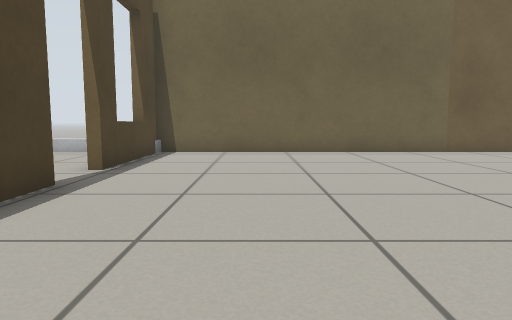
View 1 (above)

17 first-person views from a walk through a world built for the Gazebo simulator. The camera is 0.5 m above the floor, tilts 6° down and sees 70° across. The floor is counted in squares, 0.5 m on a side. Each view is taken from the middle of a square. On the plan, view 1 faces up. The plan holds only what a view shows up to about 13 squares ahead; the rest is blank. The place goes on beyond the plan. Gazebo's built-in surfaces are drawn with simple patterns.

View 2
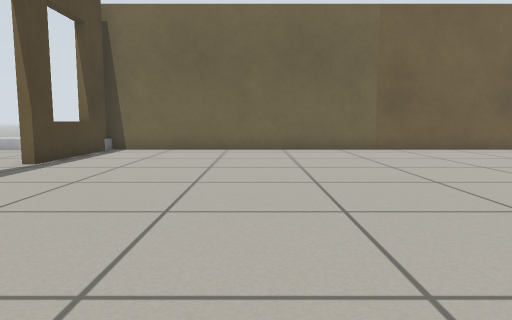

View 3
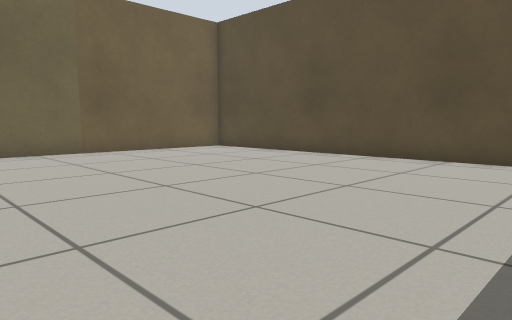

View 4
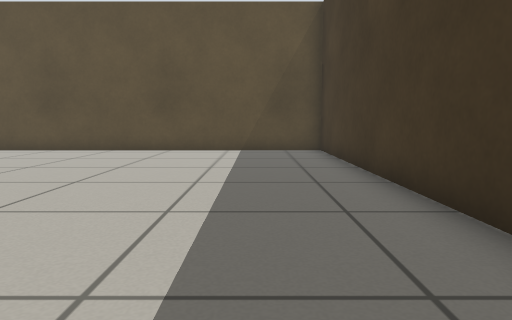

View 5
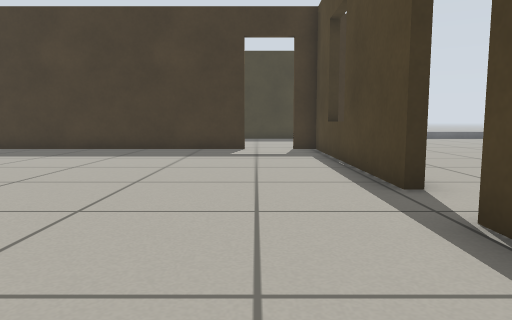

View 6
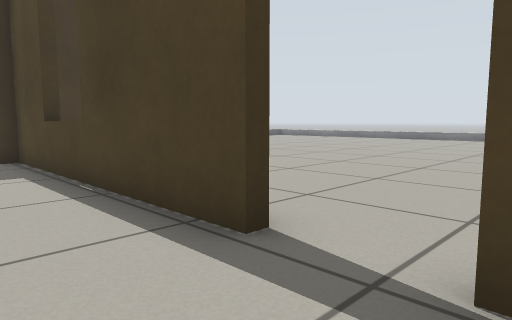

View 7
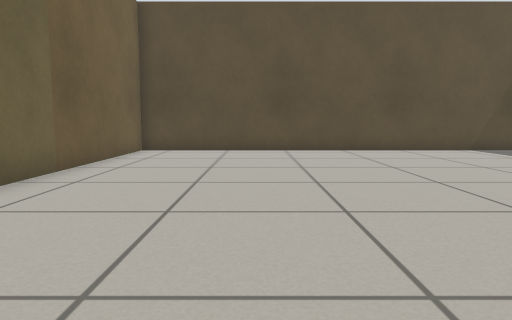

View 8
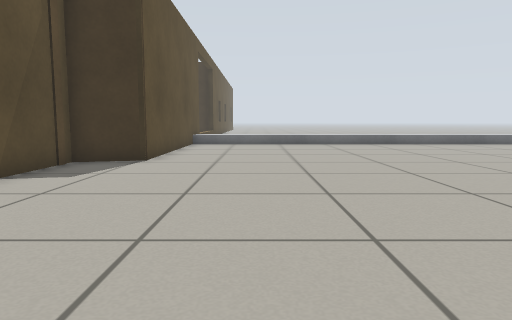

View 9
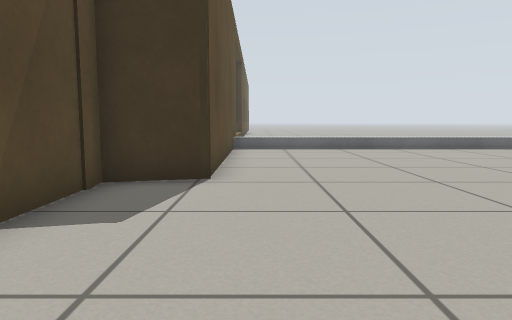

View 10
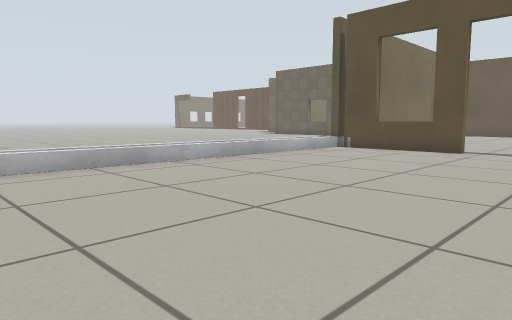

View 11
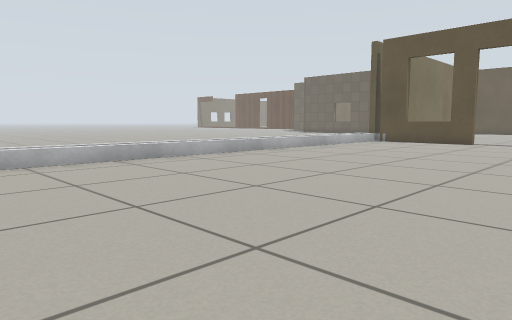

View 12
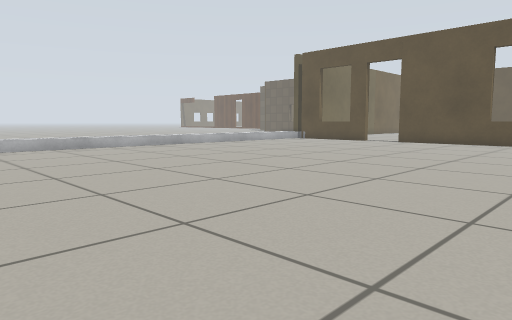

View 13
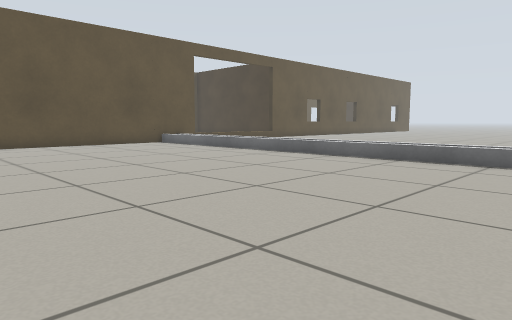

View 14
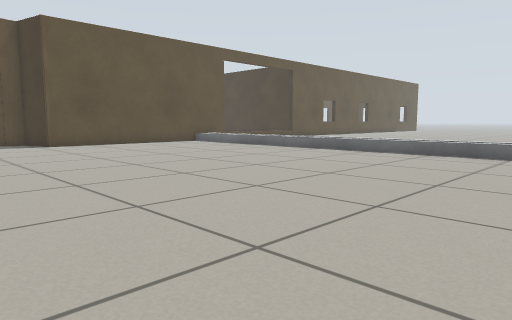

View 15
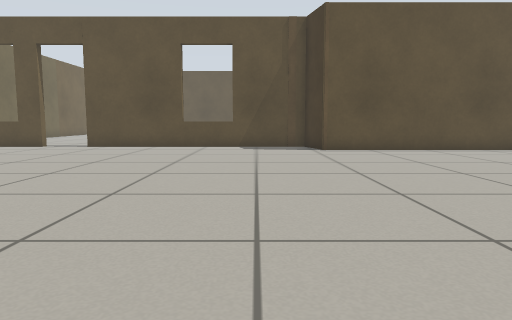

View 16
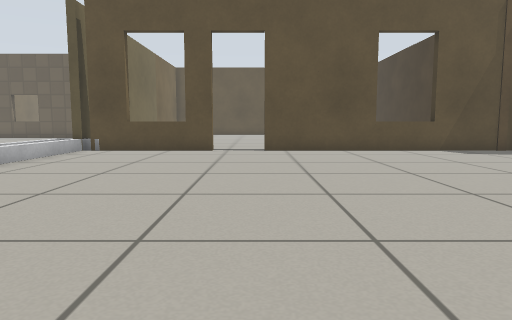

View 17
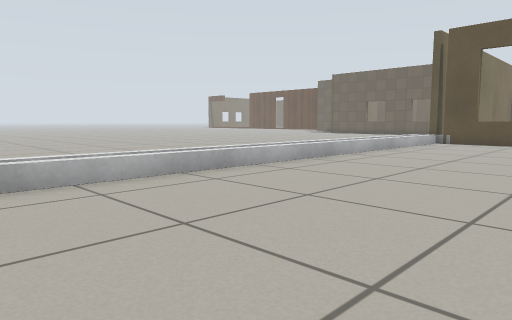

### Floor plan
Key: @ floor where view 1 was taken; # wall or solid block; . floor; D open door; = window, fence, low wall or low ledge.
Columns run from 21 left of view 1 to 12 right of it. Each row starts with its distance up from view 1.
 13  ==================
 12  =================################
 11  .................#..............#
 10  .................#..............#
  9 ..................=..............#
  8 ..................#..............#
  7  .................D..............#
  6 ..................D..............#
  5 ..................#..............#
  4  .................#..............#
  3 ..................#..............#
  2  .................#..............#
  1 ..................=..............#
  0 ..................#..@...........#
 -1 ..................#..............#
 -2 ..................#DD#############
 -3 ................###
 -4 ................#
 -5  ...............#
 -6  ...............#
 -7  ...............#
 -8  ...............#
 -9  ...............#
-10   ==============#
-11   =======

Where each view was taken, in squares from view 1:
view 1: 0 up, 0 right, facing up
view 2: 1 down, 2 right, facing up
view 3: 0 up, 2 right, facing up-right
view 4: 0 up, 1 left, facing right
view 5: 11 up, 1 left, facing down
view 6: 8 up, 1 left, facing down-left
view 7: 8 up, 1 left, facing right
view 8: 6 up, 8 left, facing down
view 9: 3 up, 6 left, facing down
view 10: 4 up, 16 left, facing up-right
view 11: 3 up, 21 left, facing up-right
view 12: 2 down, 21 left, facing up-right
view 13: 1 down, 21 left, facing down-right
view 14: 1 up, 21 left, facing down-right
view 15: 1 down, 18 left, facing right
view 16: 6 up, 16 left, facing right
view 17: 6 up, 21 left, facing up-right
